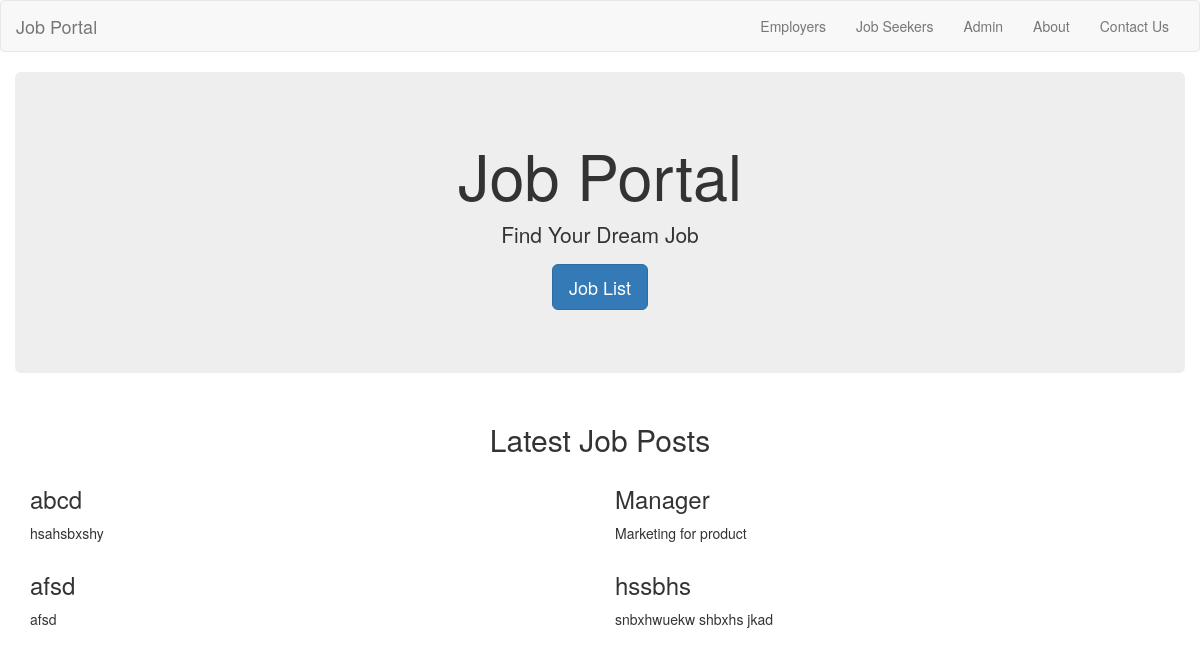
The page / on the database its author committed.
### tables this page shows
CREATE TABLE `job_post` (
  `id_jobpost` int(11) NOT NULL,
  `id_company` int(11) NOT NULL,
  `jobtitle` varchar(255) NOT NULL,
  `description` text NOT NULL,
  `minimumsalary` varchar(255) NOT NULL,
  `maximumsalary` varchar(255) NOT NULL,
  `experience` varchar(255) NOT NULL,
  `qualification` varchar(255) NOT NULL,
  `createdat` timestamp NOT NULL DEFAULT current_timestamp()
);

### index.php (the view, shortened to what this page needs)
<?php
  require_once("db.php");
?>
<!DOCTYPE html>
<html lang="en">
  <head>
    <link rel="stylesheet" href="https://maxcdn.bootstrapcdn.com/bootstrap/3.3.7/css/bootstrap.min.css">
  </head>
  <body>
    <header>
      <nav class="navbar navbar-default">
        <div class="container-fluid">
          <div class="navbar-header">
            <a class="navbar-brand" href="index.php">Job Portal</a>
          </div>
          <div class="collapse navbar-collapse" id="bs-example-navbar-collapse-1">
            <ul class="nav navbar-nav navbar-right">
            <?php
            if(isset($_SESSION['id_user']) && empty($_SESSION['companyLogged'])) {
              ?>
              <li><a href="jobseekers/dashboard.php">Dashboard</a></li>
              <li><a href="logout.php">Logout</a></li>
            <?php
              } else if(isset($_SESSION['id_user']) && isset($_SESSION['companyLogged'])) {
              ?>
              <li><a href="employers/dashboard.php">Dashboard</a></li>
              <li><a href="logout.php">Logout</a></li>
              <?php }  else {
            ?>
              <li><a href="company.php">Employers</a></li>
              <li><a href="job_seekers.php">Job Seekers</a></li>
              <li><a href="admin/index.php">Admin</a></li>
              <li><a href="about.php">About</a></li>
              <li><a href="contactus.php">Contact Us</a></li>
            <?php } ?>
            </ul>
          </div>
        </div>
      </nav>
    </header>
    <section>
      <div class="container-fluid">
        <div class="row">
          <div class="col-md-12">
            <div class="jumbotron text-center">
              <h1>Job Portal</h1>
              <p>Find Your Dream Job</p>
              <p><a class="btn btn-primary btn-lg" href="search.php" role="button">Job List</a></p>
            </div>
          </div>
        </div>
      </div>
    </section>
    <section>
      <div class="container">
        <div class="row">
          <h2 class="text-center">Latest Job Posts</h2>
          <?php
          $sql = "SELECT * FROM job_post Order By Rand() Limit 4";
          $result = $conn->query($sql);
          if($result->num_rows > 0) {
            while($row = $result->fetch_assoc())
            {
             ?>
            <div class="col-md-6 fixHeight">
              <h3><?php echo $row['jobtitle']; ?></h3>
              <p><?php echo $row['description']; ?></p>
            </div>
          <?php
            }
          }
          ?>
        </div>
      </div>
    </section>
  </body>
</html>

### rows shown on the page
job_post: jobtitle "abcd", description "hsahsbxshy"
job_post: jobtitle "Manager", description "Marketing for product"
job_post: jobtitle "afsd", description "afsd"
job_post: jobtitle "hssbhs", description "snbxhwuekw shbxhs jkad"
